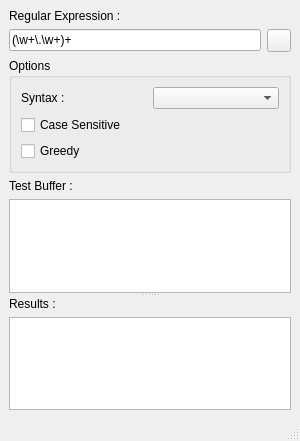
<ui version="4.0" >
 <class>UIRegExpEditor</class>
 <widget class="QMainWindow" name="UIRegExpEditor" >
  <property name="geometry" >
   <rect>
    <x>0</x>
    <y>0</y>
    <width>300</width>
    <height>441</height>
   </rect>
  </property>
  <property name="windowTitle" >
   <string>Regular Expression Editor</string>
  </property>
  <property name="windowIcon" >
   <iconset resource="../../../../../monkey/src/resources/resources.qrc" >
    <normaloff>:/edit/icons/edit/search.png</normaloff>:/edit/icons/edit/search.png</iconset>
  </property>
  <widget class="QWidget" name="wCentralWidget" >
   <property name="geometry" >
    <rect>
     <x>0</x>
     <y>0</y>
     <width>300</width>
     <height>417</height>
    </rect>
   </property>
   <layout class="QGridLayout" name="gridLayout_2" >
    <item row="0" column="0" colspan="2" >
     <widget class="QLabel" name="lRegExp" >
      <property name="text" >
       <string>Regular Expression :</string>
      </property>
     </widget>
    </item>
    <item row="1" column="0" >
     <widget class="QLineEdit" name="leRegExp" >
      <property name="toolTip" >
       <string>Type here your regular expression then press return, you don't need to escape the characters</string>
      </property>
      <property name="text" >
       <string>(\w+\.\w+)+</string>
      </property>
     </widget>
    </item>
    <item row="1" column="1" >
     <widget class="QToolButton" name="tbFind" >
      <property name="toolTip" >
       <string>Process regular expression</string>
      </property>
      <property name="icon" >
       <iconset resource="../../../../../monkey/src/resources/resources.qrc" >
        <normaloff>:/edit/icons/edit/search.png</normaloff>:/edit/icons/edit/search.png</iconset>
      </property>
     </widget>
    </item>
    <item row="2" column="0" colspan="2" >
     <widget class="QGroupBox" name="gbOptions" >
      <property name="title" >
       <string>Options</string>
      </property>
      <layout class="QGridLayout" name="gridLayout" >
       <item row="0" column="0" >
        <widget class="QLabel" name="lSyntax" >
         <property name="text" >
          <string>Syntax :</string>
         </property>
        </widget>
       </item>
       <item row="0" column="1" >
        <widget class="QComboBox" name="cbSyntax" />
       </item>
       <item row="1" column="0" colspan="2" >
        <widget class="QCheckBox" name="cbCaseSensitive" >
         <property name="text" >
          <string>Case Sensitive</string>
         </property>
        </widget>
       </item>
       <item row="2" column="0" colspan="2" >
        <widget class="QCheckBox" name="cbGreedy" >
         <property name="text" >
          <string>Greedy</string>
         </property>
        </widget>
       </item>
      </layout>
     </widget>
    </item>
    <item row="3" column="0" colspan="2" >
     <widget class="QSplitter" name="splitter" >
      <property name="orientation" >
       <enum>Qt::Vertical</enum>
      </property>
      <widget class="QWidget" name="layoutWidget" >
       <layout class="QVBoxLayout" name="verticalLayout" >
        <item>
         <widget class="QLabel" name="lTestBuffer" >
          <property name="text" >
           <string>Test Buffer :</string>
          </property>
         </widget>
        </item>
        <item>
         <widget class="QPlainTextEdit" name="pteTestBuffer" >
          <property name="toolTip" >
           <string>Type here the test buffer the regular expression need check</string>
          </property>
         </widget>
        </item>
       </layout>
      </widget>
      <widget class="QWidget" name="layoutWidget" >
       <layout class="QVBoxLayout" name="verticalLayout_2" >
        <item>
         <widget class="QLabel" name="lResults" >
          <property name="text" >
           <string>Results :</string>
          </property>
         </widget>
        </item>
        <item>
         <widget class="QTreeWidget" name="twResults" >
          <property name="toolTip" >
           <string>Results</string>
          </property>
          <property name="editTriggers" >
           <set>QAbstractItemView::NoEditTriggers</set>
          </property>
          <property name="allColumnsShowFocus" >
           <bool>true</bool>
          </property>
          <property name="headerHidden" >
           <bool>true</bool>
          </property>
          <column>
           <property name="text" >
            <string>1</string>
           </property>
          </column>
         </widget>
        </item>
       </layout>
      </widget>
     </widget>
    </item>
   </layout>
  </widget>
  <widget class="QStatusBar" name="sbBar" >
   <property name="geometry" >
    <rect>
     <x>0</x>
     <y>417</y>
     <width>300</width>
     <height>24</height>
    </rect>
   </property>
  </widget>
 </widget>
 <resources>
  <include location="../../../../../monkey/src/resources/resources.qrc" />
 </resources>
 <connections>
  <connection>
   <sender>leRegExp</sender>
   <signal>returnPressed()</signal>
   <receiver>tbFind</receiver>
   <slot>click()</slot>
   <hints>
    <hint type="sourcelabel" >
     <x>199</x>
     <y>42</y>
    </hint>
    <hint type="destinationlabel" >
     <x>280</x>
     <y>45</y>
    </hint>
   </hints>
  </connection>
 </connections>
</ui>
